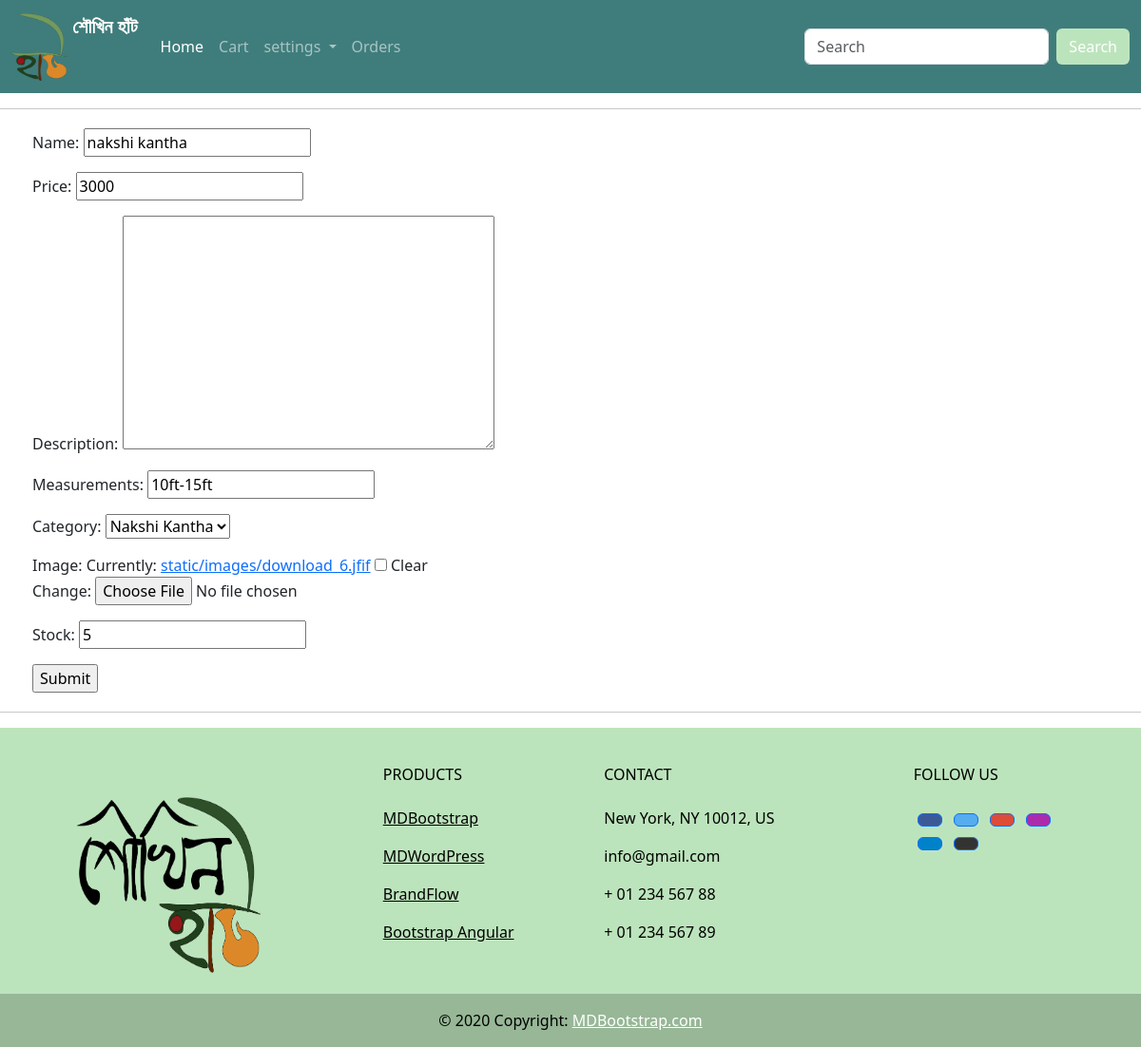
/product_details/edit_product/7, run on the app's committed database.
### shoukhin/models.py (models this page shows, shortened)
class product(models.Model):
    CATEGORY_CHOICES = CATEGORY_CHOICES = [
        ('jute', 'Jute'),
        ('clothing', 'Clothing'),
        ('jewellery', 'Jewellery'),
        ('food', 'Food'),
        ('home_decor', 'Home Decor'),
        ('pottery', 'Pottery'),
        ('nakshi_kantha', 'Nakshi Kantha'),
        ('others', 'Others'),
    ]
    name = models.CharField(max_length=200)
    price = models.IntegerField()
    description = models.TextField(blank=True,null=True)
    measurements = models.CharField(max_length=300)
    category = models.CharField(max_length=100, choices=CATEGORY_CHOICES, default='others')
    image = models.ImageField(upload_to='static/images', blank=True, null=True, default='static/images/default_no_img.jfif')
    stock = models.IntegerField(default=0)

### shoukhin/views.py (the view)
# urls.py: path('product_details/edit_product/<str:id>', s_view.edit_product, name='edit_product'),
def edit_product(request,id):
    prod = product.objects.get(pk=id)
    form=productForm(instance=prod)
    if request.method == 'POST':
        form=productForm(request.POST,request.FILES , instance=prod)
        if form.is_valid():
            form.save()
            return redirect('product_details')
    context = {
        'form': form
    }
    return render(request, template_name='body/add_product.html', context=context)

### shoukhin/forms.py
class productForm(ModelForm):
    class Meta:
        model=product
        fields='__all__'

### shoukhin/template/body/add_product.html (shortened to what this page needs)
{% extends 'body/main.html' %}
{% load static %}
{% block content %}
<form action="" method="POST" enctype="multipart/form-data">
    {{form.as_p}}
    <input type="submit" name="Submit">
</form>
{% endblock %}

### data on the page
product: name "nakshi kantha", price "3000", measurements "10ft-15ft", category "Nakshi Kantha", stock "5"
